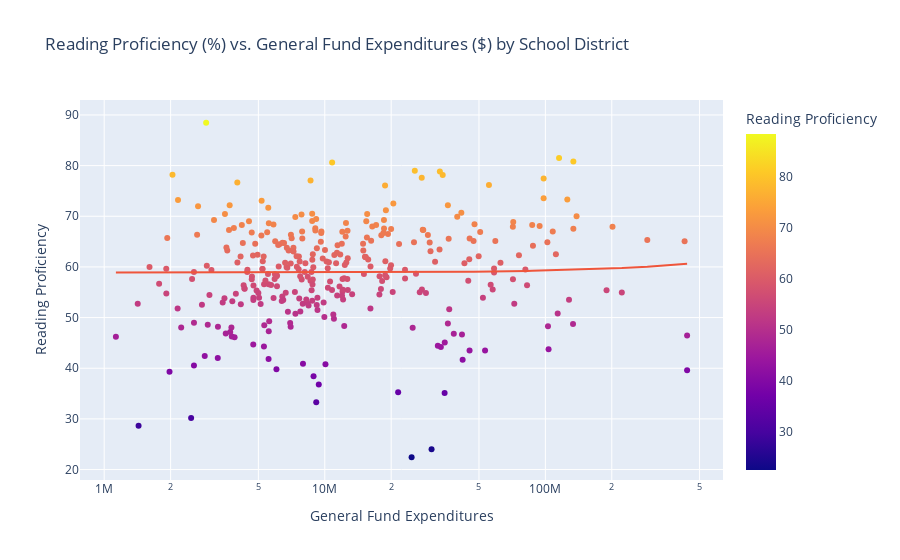

Notebook source saved alongside this figure:
### Code cell
fig = px.scatter(mned_df, x=mned_df["General Fund Expenditures"], y=mned_df["Reading Proficiency"], color=mned_df["Reading Proficiency"], hover_data=[mned_df["District"]], title="Reading Proficiency (%) vs. General Fund Expenditures ($) by School District", log_x=True, trendline="ols")
fig.show()
plt.savefig("static/images/readProfvsGenFundExpend.png")

### Figure 1 — Plotly figure (JSON) as saved in the notebook; plotly's stock layout.template omitted (floating-point values rounded to 4 significant figures; data arrays with more than 128 entries replaced by an {"elided": "..."} marker saying what was removed)
{"data": [{"customdata": {"elided": "329x1 str values"}, "hovertemplate": "General Fund Expenditures=%{x}<br>Reading Proficiency=%{marker.color}<br>District=%{customdata[0]}<extra></extra>", "legendgroup": "", "marker": {"color": {"elided": "329 float values"}, "coloraxis": "coloraxis", "symbol": "circle"}, "mode": "markers", "name": "", "showlegend": false, "type": "scatter", "x": {"elided": "329 int values"}, "xaxis": "x", "y": {"elided": "329 float values"}, "yaxis": "y"}, {"hovertemplate": "<b>OLS trendline</b><br>Reading Proficiency = 4.00297e-09 * General Fund Expenditures + 58.8766<br>R<sup>2</sup>=0.000483<br><br>General Fund Expenditures=%{x}<br>Reading Proficiency=%{y} <b>(trend)</b><extra></extra>", "legendgroup": "", "marker": {"symbol": "circle"}, "mode": "lines", "name": "", "showlegend": false, "type": "scatter", "x": {"elided": "329 int values"}, "xaxis": "x", "y": {"elided": "329 float values"}, "yaxis": "y"}], "layout": {"coloraxis": {"colorbar": {"title": {"text": "Reading Proficiency"}}, "colorscale": [[0, "#0d0887"], [0.1111, "#46039f"], [0.2222, "#7201a8"], [0.3333, "#9c179e"], [0.4444, "#bd3786"], [0.5556, "#d8576b"], [0.6667, "#ed7953"], [0.7778, "#fb9f3a"], [0.8889, "#fdca26"], [1, "#f0f921"]]}, "legend": {"tracegroupgap": 0}, "title": {"text": "Reading Proficiency (%) vs. General Fund Expenditures ($) by School District"}, "xaxis": {"anchor": "y", "domain": [0, 1], "title": {"text": "General Fund Expenditures"}, "type": "log"}, "yaxis": {"anchor": "x", "domain": [0, 1], "title": {"text": "Reading Proficiency"}}}}
